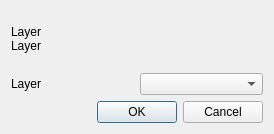
<?xml version="1.0" encoding="UTF-8"?>
<ui version="4.0">
 <class>CLayerChooserDlg</class>
 <widget class="QDialog" name="CLayerChooserDlg">
  <property name="geometry">
   <rect>
    <x>0</x>
    <y>0</y>
    <width>274</width>
    <height>134</height>
   </rect>
  </property>
  <property name="windowTitle">
   <string>Choose Layer</string>
  </property>
  <layout class="QVBoxLayout" name="verticalLayout_2">
   <item>
    <layout class="QVBoxLayout" name="verticalLayout">
     <item>
      <widget class="QLabel" name="c_text">
       <property name="text">
        <string>Layer
Layer</string>
       </property>
      </widget>
     </item>
     <item>
      <layout class="QHBoxLayout" name="horizontalLayout">
       <item>
        <widget class="QLabel" name="label">
         <property name="text">
          <string>Layer</string>
         </property>
        </widget>
       </item>
       <item>
        <widget class="QComboBox" name="c_layer_selector"/>
       </item>
      </layout>
     </item>
    </layout>
   </item>
   <item>
    <layout class="QHBoxLayout" name="horizontalLayout_2">
     <item>
      <spacer name="horizontalSpacer">
       <property name="orientation">
        <enum>Qt::Horizontal</enum>
       </property>
       <property name="sizeHint" stdset="0">
        <size>
         <width>40</width>
         <height>20</height>
        </size>
       </property>
      </spacer>
     </item>
     <item>
      <widget class="QPushButton" name="c_ok">
       <property name="text">
        <string>OK</string>
       </property>
      </widget>
     </item>
     <item>
      <widget class="QPushButton" name="c_cancel">
       <property name="text">
        <string>Cancel</string>
       </property>
      </widget>
     </item>
    </layout>
   </item>
  </layout>
 </widget>
 <resources/>
 <connections>
  <connection>
   <sender>c_ok</sender>
   <signal>clicked()</signal>
   <receiver>CLayerChooserDlg</receiver>
   <slot>OnOK()</slot>
   <hints>
    <hint type="sourcelabel">
     <x>95</x>
     <y>117</y>
    </hint>
    <hint type="destinationlabel">
     <x>18</x>
     <y>112</y>
    </hint>
   </hints>
  </connection>
  <connection>
   <sender>c_cancel</sender>
   <signal>clicked()</signal>
   <receiver>CLayerChooserDlg</receiver>
   <slot>OnCancel()</slot>
   <hints>
    <hint type="sourcelabel">
     <x>170</x>
     <y>124</y>
    </hint>
    <hint type="destinationlabel">
     <x>242</x>
     <y>121</y>
    </hint>
   </hints>
  </connection>
 </connections>
 <slots>
  <slot>OnOK()</slot>
  <slot>OnCancel()</slot>
 </slots>
</ui>
